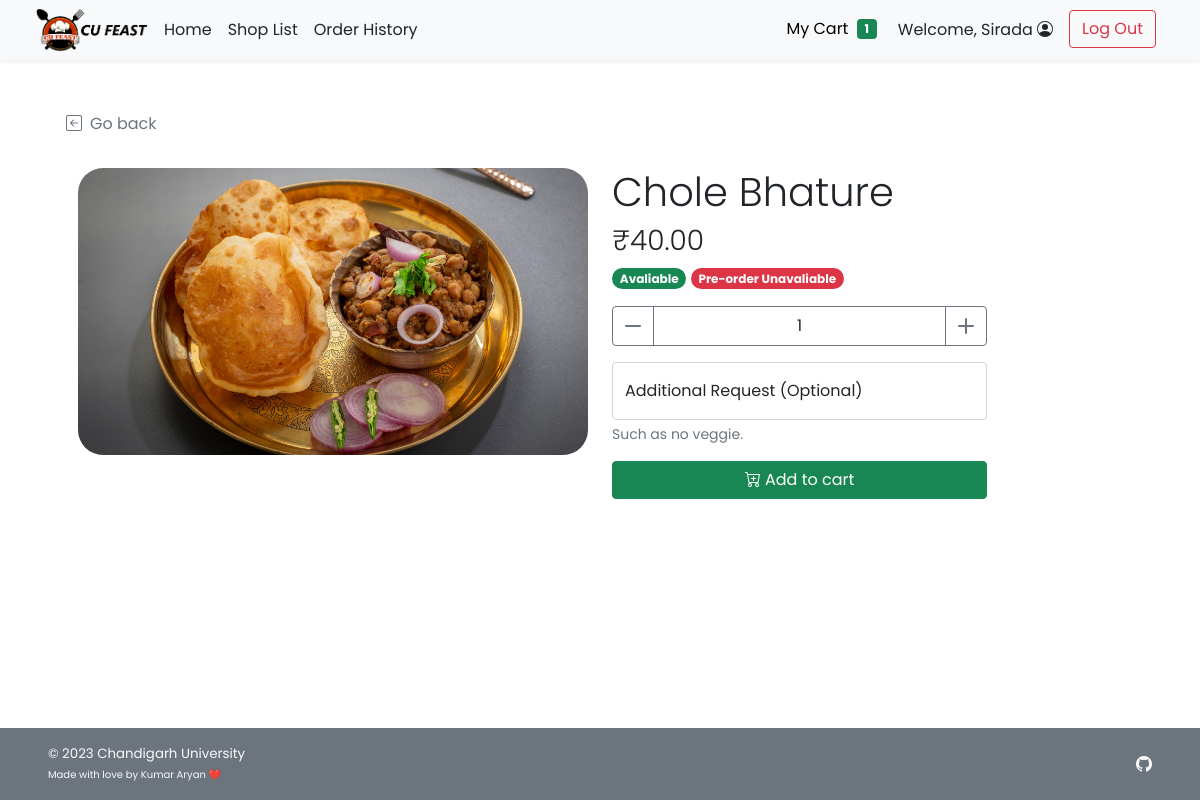
Screenshot of /food_item.php?s_id=1&f_id=1 (signed in) with the database file from the repository.
### tables this page shows
CREATE TABLE `food` (
  `f_id` int(11) NOT NULL,
  `s_id` int(11) NOT NULL,
  `f_name` varchar(100) NOT NULL,
  `f_price` decimal(6,2) NOT NULL,
  `f_todayavail` tinyint(4) NOT NULL DEFAULT 1 COMMENT 'Food is available to order or not',
  `f_preorderavail` tinyint(4) NOT NULL DEFAULT 1,
  `f_pic` text DEFAULT NULL
);

### food_item.php (the view, shortened to what this page needs)
<!DOCTYPE html>
<html lang="en">
<head>
    <?php
        include("conn_db.php");
        include('head.php');
    ?>
    <link href="css/main.css" rel="stylesheet">
    <link href="css/menu.css" rel="stylesheet">
</head>
<body class="d-flex flex-column h-100">
    <?php
        include('nav_header.php');
        $s_id = $_GET["s_id"];
        $f_id = $_GET["f_id"];
        $query = "SELECT f.*,s.s_status,s.s_preorderstatus FROM food f INNER JOIN shop s ON f.s_id = s.s_id WHERE f.s_id = {$s_id} AND f.f_id = {$f_id} LIMIT 0,1";
        $result = $mysqli -> query($query);
        $food_row = $result -> fetch_array();
    ?>
    <div class="container px-5 py-4" id="shop-body">
        <div class="row my-4">
            <a class="nav nav-item text-decoration-none text-muted mb-2" href="#" onclick="history.back();">
                <i class="bi bi-arrow-left-square me-2"></i>Go back
            </a>
        </div>
        <div class="row row-cols-1 row-cols-md-2 mb-5">
            <div class="col mb-3 mb-md-0">
                <img
                    <?php
                        if(is_null($food_row["f_pic"])){echo "src='img/default.png'";}
                        else{echo "src=\"img/{$food_row['f_pic']}\"";}
                    ?>
                    class="img-fluid rounded-25 float-start"
                    alt="<?php echo $food_row["f_name"]?>">
            </div>
            <div class="col text-wrap">
                <h1 class="fw-light"><?php echo $food_row["f_name"]?></h1>
                <h3 class="fw-light">₹<?php echo $food_row["f_price"]?></h3>
                <ul class="list-unstyled mb-3 mb-md-0">
                    <li class="my-2">
                        <?php if($food_row["f_todayavail"]==1&&$food_row["s_status"]==1){ ?>
                        <span class="badge rounded-pill bg-success">Avaliable</span>
                        <?php }else{ ?>
                        <span class="badge rounded-pill bg-danger">Unavaliable</span>
                        <?php }
                            if($food_row["f_preorderavail"]==1&&$food_row["s_preorderstatus"]==1){?>
                        <span class="badge rounded-pill bg-success">Pre-order avaliable</span>
                        <?php }else{ ?>
                        <span class="badge rounded-pill bg-danger">Pre-order Unavaliable</span>
                        <?php }?>
                    </li>
                </ul>
                <div class="form-amount">
                    <form class="mt-3" method="POST" action="add_item.php">
                        <div class="input-group mb-3">
                            <button id="sub_btn" class="btn btn-outline-secondary" type="button" title="subtract amount" onclick="sub_amt('amount')">
                                <i class="bi bi-dash-lg"></i>
                            </button>
                            <input type="number" class="form-control text-center border-secondary" id="amount"
                                name="amount" value="1" min="1" max="99">
                            <button id="add_btn" class="btn btn-outline-secondary" type="button" title="add amount" onclick="add_amt('amount')">
                                <i class="bi bi-plus-lg"></i>
                            </button>
                        </div>
                        <div class="form-floating mb-3">
                            <input type="text" class="form-control" id="addrequest" name="request" placeholder=" ">
                            <label for="addrequest" class="d-inline-text">Additional Request (Optional)</label>
                            <div id="addrequest_helptext" class="form-text">
                                Such as no veggie.
                            </div>
                        </div>
                        <button class="btn btn-success w-100" type="submit" title="add to cart" name="addtocart"
                        <?php
                            $cartsearch_query1 = "SELECT COUNT(*) AS cnt FROM cart WHERE c_id = {$_SESSION['cid']}";
                            $cartsearch_row1 = $mysqli -> query($cartsearch_query1) -> fetch_array();
                            if($cartsearch_row1["cnt"]>0){
                                $cartsearch_query2 = $cartsearch_query1." AND s_id = {$s_id}";
                                $cartsearch_row2 = $mysqli -> query($cartsearch_query2) -> fetch_array();
                                if($cartsearch_row2["cnt"]==0){?>
                                    onclick="javascript: return changeshopcf();"<?php
                                }
                            }
                        ?>
                        >
                             Add to cart
                        </button>
                    </form>
                </div>
            </div>
        </div>
    </div>
    <footer
        class="footer d-flex flex-wrap justify-content-between align-items-center px-5 py-3 mt-auto bg-secondary text-light">
        <span class="smaller-font">&copy; 2023 Chandigarh University<br /><span class="xsmall-font">Made with love by Kumar Aryan ❤️</span></span>
        <ul class="nav justify-content-end list-unstyled d-flex">
            <li class="ms-3"><a class="text-light" target="_blank" href="https://github.com/kumararyan0530"><i
                        class="bi bi-github"></i></a></li>
        </ul>
    </footer>
</body>
</html>

### css/main.css (style rules this page uses)
html { height: 100%; }
body { height: 100%; padding-top: 4rem; margin-bottom: -50px; font-family: 'Poppins', 'Noto Sans Thai', sans-serif; }
a { cursor: pointer; }
.bi { vertical-align: -.125em; fill: currentColor; }
.smaller-font { font-size: smaller; }
.xsmall-font { font-size: x-small; }
.rounded-25 { border-radius: 25px; }

### css/menu.css (style rules this page uses)
html, body { height: 100%; }
input[type=number] { -moz-appearance: textfield; }
.form-amount { max-width: 375px; }

### rows the page displays
food: f_pic (picture), f_name "Chole Bhature", f_price "40.00"

### other values shown
$incart_amt "1"
$_SESSION['firstname'] "Sirada"
